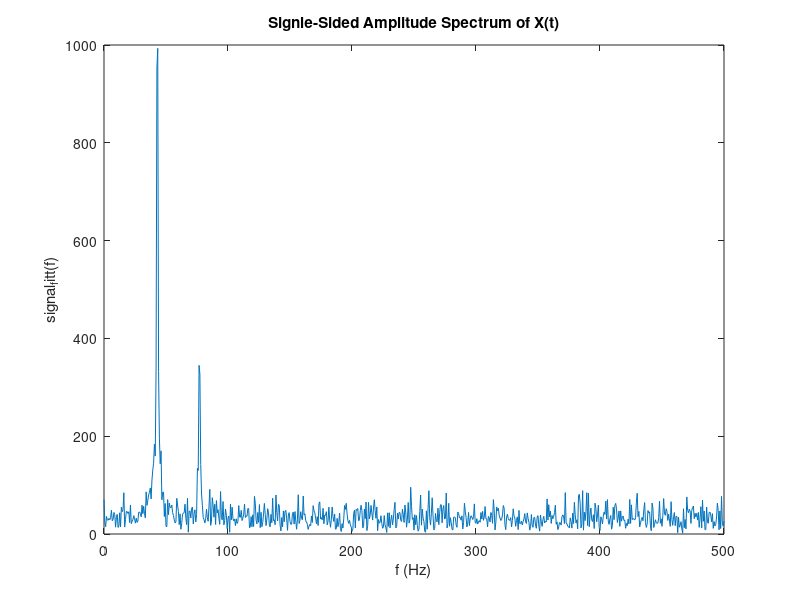

MATLAB code for this plot:
Fs = 1000;  % Sampling frequency
T = 1/Fs;   % Sampling period
L = 1500;   % Length of signal
t = (0:L-1)*T; % Time vector

% Form a signal containing a 77 Hz sinusoid of amplitude 0.7 and a 43 Hz
% sinusoid of amplitude 2
S = 0.7*cos(2*pi*77*t) + 2*sin(2*pi*43*t);

% Corrupt the signal with noise
X = S + randn(size(t));

% Plot the noisy signal in the time domain. It is difficult to identify the
% frequency components by looking at the signal X(t)
% plot(1000*t(1:50),X(1:50));
% title('Signal Corrputed with Zero-Mean Random Noise');
% xlabel('t (milliseconds)');
% ylabel('X(t)');


% Compute the Foruier transform of the signal
signal_fft = fft(X);    % Output Complex number
signal_fft = abs(signal_fft); % We only care about the magnitude 

% FFT output generates a mirror image of the signal. But we are only
% interested in the positive half of signal length L, since it is the
% replica of negative half and has all the information we need
sginal_fft = signal_fft(1:L/2+1);

% Plotting
f = Fs*(0:(L/2))/L;
plot(f,sginal_fft);
title('Signle-Sided Amplitude Spectrum of X(t)');
xlabel('f (Hz)')
ylabel('signal_fitt(f)')

